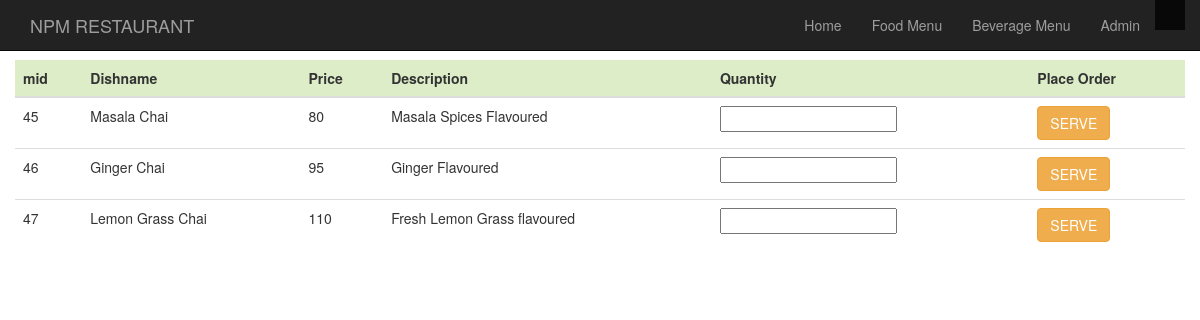
/tea.php, run on the app's committed database.
### tables this page shows
CREATE TABLE `menulist` (
  `category` varchar(100) NOT NULL,
  `dishname` varchar(100) NOT NULL,
  `price` int(10) NOT NULL,
  `description` varchar(1000) NOT NULL,
  `mid` int(10) NOT NULL
);

### tea.php (the view, shortened to what this page needs)
<!DOCTYPE html>
   <html>
   <head>
<link rel="stylesheet" href="https://maxcdn.bootstrapcdn.com/bootstrap/3.3.7/css/bootstrap.min.css">
<link rel="stylesheet" type="text/css" href="">
</head>
<body>
<nav class="navbar navbar-inverse navbar-fixed-top">
      <div class="container">
        <div class="navbar-header">
          <a class="navbar-brand" href="index.php">NPM RESTAURANT</a>
        </div>
        <div id="navbar" class="collapse navbar-collapse">
          <ul class="nav navbar-nav navbar-right">
            <li><a href="index.php">Home</a></li>
            <li><a href="foodmenu.php">Food Menu</a></li>
            <li><a href="beveragemenu.php">Beverage Menu</a></li>
            <li><a href="login.php">Admin</a></li>
         <li class="nav-item active" active>
      <a class="nav-link" style="margin-left:0vw" href="">
      <?php if(isset($_SESSION['tno']))
{ echo "Table no ".$_SESSION['tno']; } ?></a></li>
          </ul>
        </div>
      </div>
    </nav>
<br><br><br>
<?php
  $db="npm_res";
  $conn = new mysqli("localhost","root","","npm_res");
  $conn ->select_db($db) or die( "Unable to select database");
  $res=mysqli_query($conn,"Select * from menulist where category='Indian Tea'");
?>
<div class="container">
<div class="row justify-content-center">
  <table class="table">
  <thead class="thead" style="background-color: #dcedc8;">
  <tr>
<th scope="col">mid</th>
<th scope="col">Dishname</th>
<th scope="col">Price</th>
<th scope="col">Description</th>
<th scope="col">Quantity</th>
<th scope="col">Place Order</th>
  </tr>
  </thead>
  <?php
while($row = $res->fetch_assoc()): ?>
<tr>
<td>
<?php echo $row['mid']; ?>
</td>
<td>
<?php echo $row['dishname'];
?>
</td>
<td>
<?php echo $row['price']; ?>
</td>
<td>
<?php echo $row['description']; ?>
</td>
<td>
<input type="text" class="qty" name="quantity" value=""></input>
</td>
<td><input type="button" name="<?php echo $row['category'] ?>" onclick="fun()" id="<?php echo $row['dishname'] ?>" value="SERVE" class="btn btn-warning common">
</td>
</tr>
 <?php endwhile; ?>
</table>
</div>
</div>
</body>
</html>

### data on the page
menulist: mid "45", dishname "Masala Chai", price "80", description "Masala Spices Flavoured"
menulist: mid "46", dishname "Ginger Chai", price "95", description "Ginger Flavoured"
menulist: mid "47", dishname "Lemon Grass Chai", price "110", description "Fresh Lemon Grass flavoured"
